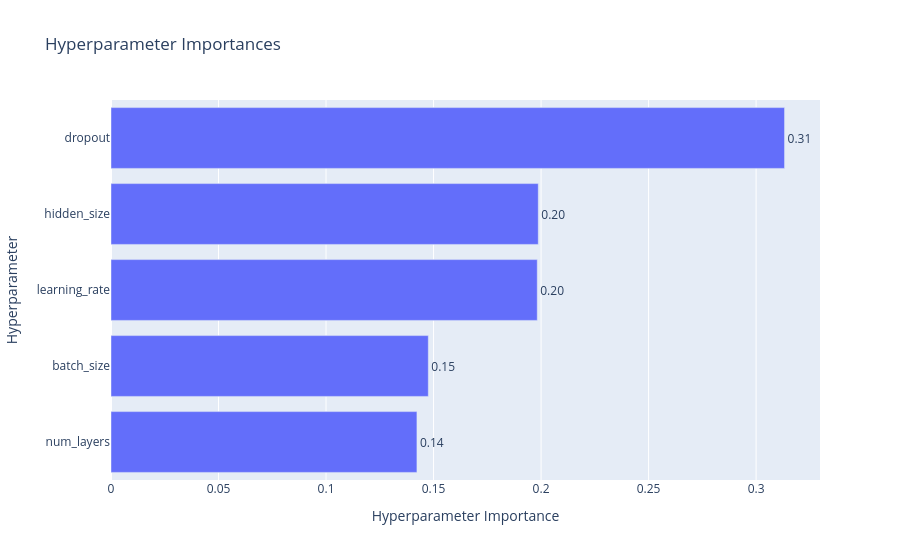

Notebook code cell kept with this figure:
### Code cell
optuna.visualization.plot_param_importances(study_lstm_event)

### Figure 1 — Plotly figure (JSON) as saved in the notebook; plotly's stock layout.template omitted (floating-point values rounded to 4 significant figures)
{"data": [{"cliponaxis": false, "hovertemplate": ["num_layers (IntDistribution): 0.14227252854909733<extra></extra>", "batch_size (CategoricalDistribution): 0.14756363469916883<extra></extra>", "learning_rate (FloatDistribution): 0.19823039028480807<extra></extra>", "hidden_size (CategoricalDistribution): 0.19870193750156517<extra></extra>", "dropout (FloatDistribution): 0.3132315089653607<extra></extra>"], "name": "Objective Value", "orientation": "h", "text": ["0.14", "0.15", "0.20", "0.20", "0.31"], "textposition": "outside", "type": "bar", "x": [0.1423, 0.1476, 0.1982, 0.1987, 0.3132], "y": ["num_layers", "batch_size", "learning_rate", "hidden_size", "dropout"]}], "layout": {"title": {"text": "Hyperparameter Importances"}, "xaxis": {"title": {"text": "Hyperparameter Importance"}}, "yaxis": {"title": {"text": "Hyperparameter"}}}}
